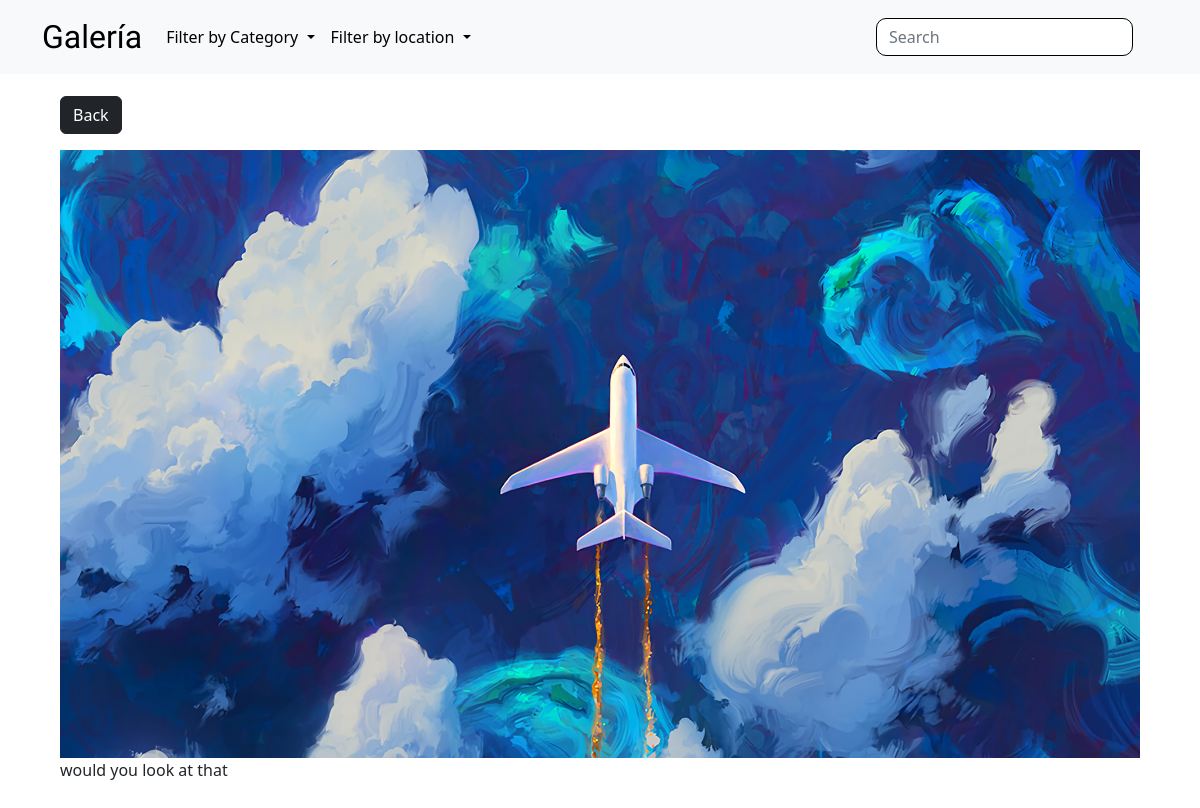
The app's page /photo/5/ with its own data.
### gallery/models.py (models this page shows, shortened)
class Image(models.Model):
    image = models.ImageField(upload_to= 'media/', default='')
    name = models.CharField(max_length=20)
    description = models.CharField(max_length=255, null=False, blank=False)
    category = models.ForeignKey(Category, on_delete=models.SET_NULL, null=True)
    location =  models.ForeignKey(Location, on_delete=models.SET_NULL , null=True)

### gallery/views.py (the view)
# urls.py: path('photo/<str:pk>/', views.viewPhoto,name='photo'),
def viewPhoto(request,pk):
    images = Image.objects.get(id=pk)
    return render(request,'gallery/photo.html',{'images':images})

### gallery/templates/gallery/photo.html
{% extends 'gallery/base.html' %} {% block content %}
    <div class="container">
        <div class="row justify-content-center">
            <div class="col">
                <a href="{%url 'gallery' %}" class="btn btn-dark mt-5 my-3">Back</a>
                <div style="height:90vh;">
                    <img style="max-width: 100%; max-height: 100%;"
                    src="{{images.image.url}}" alt="card image cap">
                    <p>{{images.description}}</p>
                </div>
            </div>
        </div>
    </div>
{% endblock %}

### records on screen
Image: image (picture), description "would you look at that"
